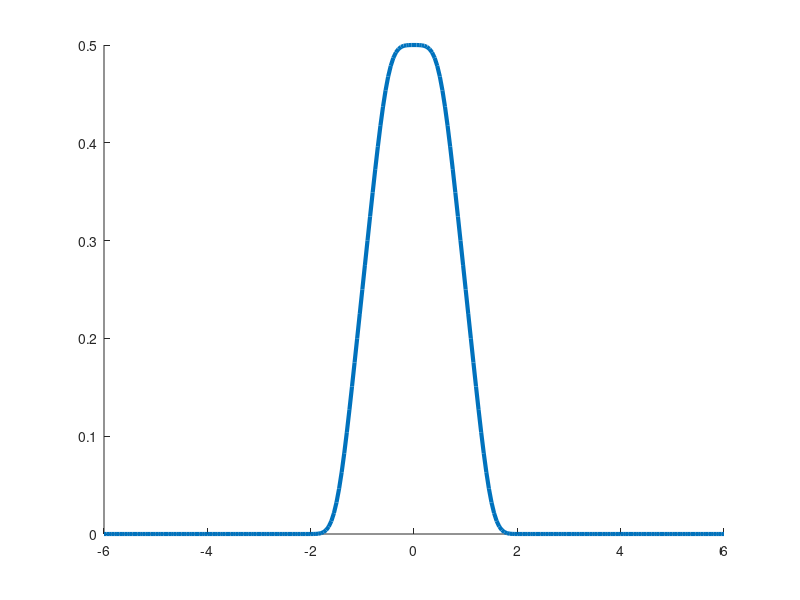

The MATLAB source for this figure: (Note: this script raises an error after producing the figure.)
% AMSC 661 Homework 1e
% Set phi = max(1 - |x|,0), psi = 0, a = sqrt(2), h = 0.05, and a
% reasonable time step k. Pick the numerical domain -6 to 6 and periodic
% boundary conditions. Solve the equations for xi and eta numerically using
% Lax-Friedrichs, appropriate Upwind (left for one and right for the other
% depending on the signs of lambda), Lax-Wendroff, and appropriate
% Beam-Warming methods. Return to the variable w and then to the original
% variable u. Plot the numerical solutions u obtained using each of the
% methods at times t = 1/2a, 1/a, 2/a, and 4/a as well as the exact
% solution at these times (d'Alembert's solution). 

% solving xi_t = a*xi_x and eta_t = -a*eta_x 

method = 4;

a = sqrt(2);
h = 0.05;
k = h/a;       % because makes |ak/h|<=1

L1 = a;
L2 = -a;

t = 0:k:(4/a);
x = -6:h:(6-h);

% for each timestep, modify column of xi and eta
xi = zeros(length(x),length(t));
eta = zeros(length(x),length(t));

% initial conditions for xi and eta: 1/2 phi'(x) (weak derivative)
% at 0, we have the average of -1/2 and 1/2 (the jump discontinuities),
% which is just 0, so we don't include 0 in the modifications
% at -1 and 1, we have 0.25 and -0.25, respectively
neg_ind = find(-1<=x & x<0);
pos_ind = find(0<x & x<=1);
xi(neg_ind,1) = [0.25; 0.5*ones(length(neg_ind)-1,1)];
eta(neg_ind,1) = [0.25; 0.5*ones(length(neg_ind)-1,1)];
xi(pos_ind,1) = [-0.5*ones(length(pos_ind)-1,1); -0.25];
eta(pos_ind,1) = [-0.5*ones(length(pos_ind)-1,1); -0.25];

% making all the matrices we need
I = eye(length(x));

e = ones(length(x),1);
A1 = spdiags([-e,0*e,e],-1:1,length(x),length(x));
A1(1,end) = -1; A1(end,1) = 1;

A2 = spdiags([e,0*e,e],-1:1,length(x),length(x));
A2(1,end) = 1; A2(end,1) = 1;

A3 = spdiags([-1*e,e],-1:0,length(x),length(x));
A3(1,end) = -1;

A4 = spdiags([-1*e,e],0:1,length(x),length(x));
A4(end,1) = 1;

% method 1 - Lax-Friedrichs
if method == 1
    for i = 2:length(t)
        xi(:,i) = (0.5 * A2 - (0.5*L1*k/h) * A1) * xi(:,i-1);
        eta(:,i) = (0.5 * A2 - (0.5*L2*k/h) * A1) * eta(:,i-1);
    end
end

% method 2 - Upwind. Use left for xi (a>0) and right for eta (a<0)
if method == 2
    for i = 2:length(t)
        xi(:,i) = (I - (L1*k / h) * A3) * xi(:,i-1);
        eta(:,i) = (I - (L2*k / h) * A4) * eta(:,i-1);
    end
end

% method 3: Lax-Wendroff
if method == 3
    for i = 2:length(t)
        xi(:,i) = (I - (0.5*L1*k / h) * A1 + 0.5*(L1^2 * k^2 / h^2) ...
                   * (A2 - 2*I)) * xi(:,i-1);
        eta(:,i) = (I - (0.5*L2*k / h) * A1 + 0.5*(L2^2 * k^2 / h^2) ...
                    * (A2 - 2*I)) * eta(:,i-1);
    end
end

% method 4: Beam-Warning (left for xi and right for eta)
if method == 4
    A5 = spdiags([e,-4*e,3*e,e,-4*e],[-2,-1,0,length(x)-2,length(x)-1],...
                  length(x),length(x));
    A6 = spdiags([e,-2*e,e,e,-2*e],[-2,-1,0,length(x)-2,length(x)-1],...
                  length(x),length(x));
    
    A7 = spdiags([4*e,-e,-3*e,4*e,-e],[-length(x)+2,-length(x)+1,0,1,2],...
                  length(x),length(x));
    A8 = spdiags([-2*e,e,e,-2*e,e],[-length(x)+2,-length(x)+1,0,1,2],...
                  length(x),length(x));
    for i = 2:length(t)
        xi(:,i) = (I - 0.5*(L1*k/h)*A5 + (L1^2 * k^2 / h^2)*A6)...
                   * xi(:,i-1);
        eta(:,i) = (I - 0.5*(L2*k/h)*A7 + (L2^2 * k^2 / h^2)*A8)...
                    * eta(:,i-1);
    end
end

u_t = L1*xi + L2*eta;
u_x = xi + eta;
% use periodic boundary conditions to add the solution at x=6 to the matrix
x = [x,6];
u_x(end+1,:) = u_x(1,:);

% I choose to do numerical integration over x, at each timestep (that way I
% don't have to worry about setting the initial condition)
% use cumtrapz on xi, which will integrate each column (timestep) of xi 
u = cumtrapz(x,u_x);

% now to plot everything
sol_exact = zeros(length(x),1);

t_ind = find(t==0.5/a | t==1/a | t==2/a | t==4/a);

figure(1);
hold on;
for j = 1:length(t_ind)
    plot(x,u(:,t_ind(j)),'-','LineWidth',3);

    for k = 1:length(x)
        sol_exact(k) = exactsol(a,x(k),t(t_ind(j)));
    end

    plot(x,sol_exact,'-.','LineWidth',1);
end
xlabel('x'); ylabel('u'); 
axis([-6 6 -0.1 1]);
title(['Wave Eq. Solutions for method ',num2str(method)]);
legend('num sol t=1/2a','num sol t=1/a','num sol t=2/a','num sol t=4/a',...
    'exact t=1/2a','exact t=1/a','exact t=2/a','exact t=4/a');

function sol = exactsol(a,x,t)
    sol = 0.5 * (max(1-abs(x+a*t),0) + max(1-abs(x-a*t),0));
end





